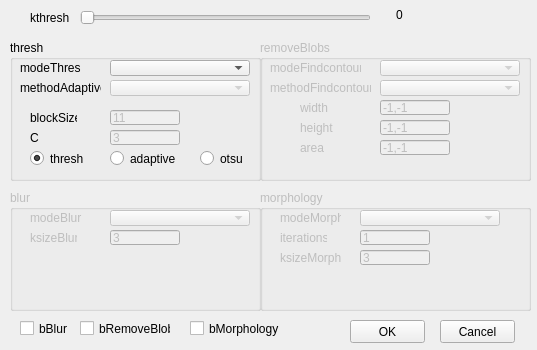
<?xml version="1.0" encoding="UTF-8"?>
<ui version="4.0">
 <class>setting</class>
 <widget class="QWidget" name="setting">
  <property name="geometry">
   <rect>
    <x>0</x>
    <y>0</y>
    <width>537</width>
    <height>350</height>
   </rect>
  </property>
  <property name="windowTitle">
   <string>Setting</string>
  </property>
  <widget class="QLabel" name="label">
   <property name="geometry">
    <rect>
     <x>30</x>
     <y>10</y>
     <width>47</width>
     <height>15</height>
    </rect>
   </property>
   <property name="text">
    <string>kthresh</string>
   </property>
  </widget>
  <widget class="QSlider" name="sl_kthresh">
   <property name="geometry">
    <rect>
     <x>80</x>
     <y>10</y>
     <width>291</width>
     <height>16</height>
    </rect>
   </property>
   <property name="maximum">
    <number>255</number>
   </property>
   <property name="orientation">
    <enum>Qt::Horizontal</enum>
   </property>
  </widget>
  <widget class="QCheckBox" name="ch_bRemoveBlobs">
   <property name="geometry">
    <rect>
     <x>80</x>
     <y>320</y>
     <width>91</width>
     <height>17</height>
    </rect>
   </property>
   <property name="text">
    <string>bRemoveBlobs</string>
   </property>
  </widget>
  <widget class="QCheckBox" name="ch_bMorphology">
   <property name="geometry">
    <rect>
     <x>190</x>
     <y>320</y>
     <width>91</width>
     <height>17</height>
    </rect>
   </property>
   <property name="text">
    <string>bMorphology</string>
   </property>
  </widget>
  <widget class="QGroupBox" name="gr_Morphology">
   <property name="enabled">
    <bool>false</bool>
   </property>
   <property name="geometry">
    <rect>
     <x>260</x>
     <y>190</y>
     <width>271</width>
     <height>121</height>
    </rect>
   </property>
   <property name="title">
    <string>morphology</string>
   </property>
   <widget class="QLabel" name="label_8">
    <property name="geometry">
     <rect>
      <x>20</x>
      <y>20</y>
      <width>61</width>
      <height>15</height>
     </rect>
    </property>
    <property name="text">
     <string>modeMorpho</string>
    </property>
   </widget>
   <widget class="QLabel" name="label_6">
    <property name="geometry">
     <rect>
      <x>20</x>
      <y>40</y>
      <width>47</width>
      <height>15</height>
     </rect>
    </property>
    <property name="text">
     <string>iterations</string>
    </property>
   </widget>
   <widget class="QLabel" name="label_7">
    <property name="geometry">
     <rect>
      <x>20</x>
      <y>60</y>
      <width>61</width>
      <height>16</height>
     </rect>
    </property>
    <property name="text">
     <string>ksizeMorpho</string>
    </property>
   </widget>
   <widget class="QLineEdit" name="ln_iterations">
    <property name="geometry">
     <rect>
      <x>100</x>
      <y>40</y>
      <width>70</width>
      <height>15</height>
     </rect>
    </property>
    <property name="text">
     <string>1</string>
    </property>
   </widget>
   <widget class="QLineEdit" name="ln_ksizeMorphology">
    <property name="geometry">
     <rect>
      <x>100</x>
      <y>60</y>
      <width>70</width>
      <height>15</height>
     </rect>
    </property>
    <property name="text">
     <string>3</string>
    </property>
   </widget>
   <widget class="QComboBox" name="cbb_modeMorphology">
    <property name="geometry">
     <rect>
      <x>100</x>
      <y>20</y>
      <width>140</width>
      <height>16</height>
     </rect>
    </property>
   </widget>
  </widget>
  <widget class="QGroupBox" name="gr_RemoveBlobs">
   <property name="enabled">
    <bool>false</bool>
   </property>
   <property name="geometry">
    <rect>
     <x>260</x>
     <y>40</y>
     <width>271</width>
     <height>141</height>
    </rect>
   </property>
   <property name="title">
    <string>removeBlobs</string>
   </property>
   <widget class="QComboBox" name="cbb_methodFindcontours">
    <property name="geometry">
     <rect>
      <x>120</x>
      <y>40</y>
      <width>140</width>
      <height>16</height>
     </rect>
    </property>
   </widget>
   <widget class="QLabel" name="label_3">
    <property name="geometry">
     <rect>
      <x>40</x>
      <y>60</y>
      <width>47</width>
      <height>15</height>
     </rect>
    </property>
    <property name="text">
     <string>width</string>
    </property>
   </widget>
   <widget class="QLineEdit" name="ln_height">
    <property name="geometry">
     <rect>
      <x>120</x>
      <y>80</y>
      <width>70</width>
      <height>15</height>
     </rect>
    </property>
    <property name="text">
     <string>-1,-1</string>
    </property>
   </widget>
   <widget class="QLabel" name="label_5">
    <property name="geometry">
     <rect>
      <x>40</x>
      <y>100</y>
      <width>47</width>
      <height>15</height>
     </rect>
    </property>
    <property name="text">
     <string>area</string>
    </property>
   </widget>
   <widget class="QLineEdit" name="ln_area">
    <property name="geometry">
     <rect>
      <x>120</x>
      <y>100</y>
      <width>70</width>
      <height>15</height>
     </rect>
    </property>
    <property name="text">
     <string>-1,-1</string>
    </property>
   </widget>
   <widget class="QLabel" name="label_4">
    <property name="geometry">
     <rect>
      <x>40</x>
      <y>80</y>
      <width>47</width>
      <height>15</height>
     </rect>
    </property>
    <property name="text">
     <string>height</string>
    </property>
   </widget>
   <widget class="QLabel" name="label_10">
    <property name="geometry">
     <rect>
      <x>10</x>
      <y>40</y>
      <width>101</width>
      <height>16</height>
     </rect>
    </property>
    <property name="text">
     <string>methodFindcontours</string>
    </property>
   </widget>
   <widget class="QLineEdit" name="ln_width">
    <property name="geometry">
     <rect>
      <x>120</x>
      <y>60</y>
      <width>70</width>
      <height>15</height>
     </rect>
    </property>
    <property name="text">
     <string>-1,-1</string>
    </property>
   </widget>
   <widget class="QLabel" name="label_9">
    <property name="geometry">
     <rect>
      <x>10</x>
      <y>20</y>
      <width>91</width>
      <height>16</height>
     </rect>
    </property>
    <property name="text">
     <string>modeFindcontours</string>
    </property>
   </widget>
   <widget class="QComboBox" name="cbb_modeFindcontours">
    <property name="geometry">
     <rect>
      <x>120</x>
      <y>20</y>
      <width>140</width>
      <height>16</height>
     </rect>
    </property>
   </widget>
  </widget>
  <widget class="QGroupBox" name="gr_Blur">
   <property name="enabled">
    <bool>false</bool>
   </property>
   <property name="geometry">
    <rect>
     <x>10</x>
     <y>190</y>
     <width>251</width>
     <height>121</height>
    </rect>
   </property>
   <property name="title">
    <string>blur</string>
   </property>
   <widget class="QLabel" name="label_11">
    <property name="geometry">
     <rect>
      <x>20</x>
      <y>20</y>
      <width>61</width>
      <height>15</height>
     </rect>
    </property>
    <property name="text">
     <string>modeBlur</string>
    </property>
   </widget>
   <widget class="QLabel" name="label_12">
    <property name="geometry">
     <rect>
      <x>20</x>
      <y>40</y>
      <width>47</width>
      <height>15</height>
     </rect>
    </property>
    <property name="text">
     <string>ksizeBlur</string>
    </property>
   </widget>
   <widget class="QLineEdit" name="ln_ksizeBlur">
    <property name="geometry">
     <rect>
      <x>100</x>
      <y>40</y>
      <width>70</width>
      <height>15</height>
     </rect>
    </property>
    <property name="text">
     <string>3</string>
    </property>
   </widget>
   <widget class="QComboBox" name="cbb_modeBlur">
    <property name="geometry">
     <rect>
      <x>100</x>
      <y>20</y>
      <width>140</width>
      <height>16</height>
     </rect>
    </property>
   </widget>
  </widget>
  <widget class="QCheckBox" name="ch_bBlur">
   <property name="geometry">
    <rect>
     <x>20</x>
     <y>320</y>
     <width>91</width>
     <height>17</height>
    </rect>
   </property>
   <property name="text">
    <string>bBlur</string>
   </property>
  </widget>
  <widget class="QLabel" name="lb_kthresh">
   <property name="geometry">
    <rect>
     <x>396</x>
     <y>5</y>
     <width>41</width>
     <height>20</height>
    </rect>
   </property>
   <property name="text">
    <string>0</string>
   </property>
  </widget>
  <widget class="QGroupBox" name="gr_Blur_2">
   <property name="enabled">
    <bool>true</bool>
   </property>
   <property name="geometry">
    <rect>
     <x>10</x>
     <y>40</y>
     <width>251</width>
     <height>141</height>
    </rect>
   </property>
   <property name="title">
    <string>thresh</string>
   </property>
   <widget class="QComboBox" name="cbb_methodAdaptive">
    <property name="enabled">
     <bool>false</bool>
    </property>
    <property name="geometry">
     <rect>
      <x>100</x>
      <y>40</y>
      <width>140</width>
      <height>16</height>
     </rect>
    </property>
   </widget>
   <widget class="QLabel" name="label_13">
    <property name="geometry">
     <rect>
      <x>10</x>
      <y>40</y>
      <width>81</width>
      <height>16</height>
     </rect>
    </property>
    <property name="text">
     <string>methodAdaptive</string>
    </property>
   </widget>
   <widget class="QComboBox" name="cbb_modeThresh">
    <property name="geometry">
     <rect>
      <x>100</x>
      <y>20</y>
      <width>140</width>
      <height>16</height>
     </rect>
    </property>
   </widget>
   <widget class="QLabel" name="label_2">
    <property name="geometry">
     <rect>
      <x>10</x>
      <y>20</y>
      <width>61</width>
      <height>15</height>
     </rect>
    </property>
    <property name="text">
     <string>modeThresh</string>
    </property>
   </widget>
   <widget class="QLabel" name="label_14">
    <property name="geometry">
     <rect>
      <x>20</x>
      <y>70</y>
      <width>47</width>
      <height>15</height>
     </rect>
    </property>
    <property name="text">
     <string>blockSize</string>
    </property>
   </widget>
   <widget class="QLineEdit" name="ln_blockSize">
    <property name="enabled">
     <bool>false</bool>
    </property>
    <property name="geometry">
     <rect>
      <x>100</x>
      <y>70</y>
      <width>70</width>
      <height>15</height>
     </rect>
    </property>
    <property name="text">
     <string>11</string>
    </property>
   </widget>
   <widget class="QLabel" name="label_15">
    <property name="geometry">
     <rect>
      <x>20</x>
      <y>90</y>
      <width>47</width>
      <height>15</height>
     </rect>
    </property>
    <property name="text">
     <string>C</string>
    </property>
   </widget>
   <widget class="QLineEdit" name="ln_C">
    <property name="enabled">
     <bool>false</bool>
    </property>
    <property name="geometry">
     <rect>
      <x>100</x>
      <y>90</y>
      <width>70</width>
      <height>15</height>
     </rect>
    </property>
    <property name="text">
     <string>3</string>
    </property>
   </widget>
  </widget>
  <widget class="QRadioButton" name="rad_thresh">
   <property name="geometry">
    <rect>
     <x>30</x>
     <y>150</y>
     <width>82</width>
     <height>17</height>
    </rect>
   </property>
   <property name="text">
    <string>thresh</string>
   </property>
   <property name="checked">
    <bool>true</bool>
   </property>
  </widget>
  <widget class="QRadioButton" name="rad_adaptive">
   <property name="geometry">
    <rect>
     <x>110</x>
     <y>150</y>
     <width>82</width>
     <height>17</height>
    </rect>
   </property>
   <property name="text">
    <string>adaptive</string>
   </property>
  </widget>
  <widget class="QRadioButton" name="rad_otsu">
   <property name="geometry">
    <rect>
     <x>200</x>
     <y>150</y>
     <width>51</width>
     <height>17</height>
    </rect>
   </property>
   <property name="text">
    <string>otsu</string>
   </property>
  </widget>
  <widget class="QPushButton" name="but_OK">
   <property name="geometry">
    <rect>
     <x>350</x>
     <y>320</y>
     <width>75</width>
     <height>23</height>
    </rect>
   </property>
   <property name="text">
    <string>OK</string>
   </property>
  </widget>
  <widget class="QPushButton" name="but_Cancel">
   <property name="geometry">
    <rect>
     <x>440</x>
     <y>320</y>
     <width>75</width>
     <height>23</height>
    </rect>
   </property>
   <property name="text">
    <string>Cancel</string>
   </property>
  </widget>
 </widget>
 <resources/>
 <connections/>
</ui>
